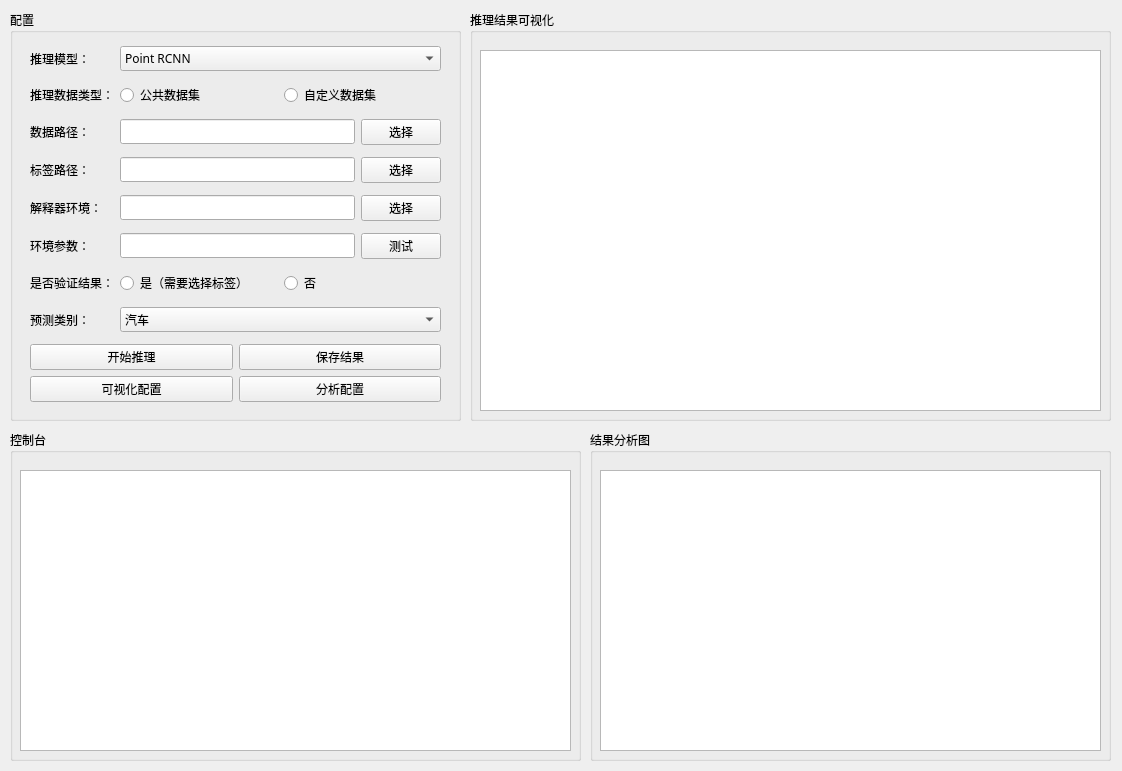
<?xml version="1.0" encoding="UTF-8"?>
<ui version="4.0">
 <class>Form</class>
 <widget class="QWidget" name="Form">
  <property name="geometry">
   <rect>
    <x>0</x>
    <y>0</y>
    <width>1122</width>
    <height>771</height>
   </rect>
  </property>
  <property name="windowTitle">
   <string>Form</string>
  </property>
  <widget class="QGroupBox" name="groupBox">
   <property name="geometry">
    <rect>
     <x>10</x>
     <y>430</y>
     <width>571</width>
     <height>331</height>
    </rect>
   </property>
   <property name="font">
    <font>
     <family>黑体</family>
    </font>
   </property>
   <property name="title">
    <string>控制台</string>
   </property>
   <widget class="QTextBrowser" name="textBrowser">
    <property name="geometry">
     <rect>
      <x>10</x>
      <y>40</y>
      <width>551</width>
      <height>281</height>
     </rect>
    </property>
   </widget>
  </widget>
  <widget class="QGroupBox" name="groupBox_2">
   <property name="geometry">
    <rect>
     <x>590</x>
     <y>430</y>
     <width>521</width>
     <height>331</height>
    </rect>
   </property>
   <property name="font">
    <font>
     <family>黑体</family>
    </font>
   </property>
   <property name="title">
    <string>结果分析图</string>
   </property>
   <widget class="QGraphicsView" name="graphicsView_2">
    <property name="geometry">
     <rect>
      <x>10</x>
      <y>40</y>
      <width>501</width>
      <height>281</height>
     </rect>
    </property>
   </widget>
  </widget>
  <widget class="QGroupBox" name="groupBox_3">
   <property name="geometry">
    <rect>
     <x>10</x>
     <y>10</y>
     <width>451</width>
     <height>411</height>
    </rect>
   </property>
   <property name="font">
    <font>
     <family>黑体</family>
    </font>
   </property>
   <property name="title">
    <string>配置</string>
   </property>
   <widget class="QWidget" name="gridLayoutWidget">
    <property name="geometry">
     <rect>
      <x>20</x>
      <y>30</y>
      <width>411</width>
      <height>376</height>
     </rect>
    </property>
    <layout class="QGridLayout" name="gridLayout">
     <item row="4" column="0">
      <widget class="QLabel" name="label_4">
       <property name="text">
        <string>解释器环境：</string>
       </property>
      </widget>
     </item>
     <item row="7" column="1">
      <widget class="QComboBox" name="comboBox_2">
       <item>
        <property name="text">
         <string>汽车</string>
        </property>
       </item>
       <item>
        <property name="text">
         <string>行人</string>
        </property>
       </item>
       <item>
        <property name="text">
         <string>单车</string>
        </property>
       </item>
      </widget>
     </item>
     <item row="7" column="0">
      <widget class="QLabel" name="label_7">
       <property name="text">
        <string>预测类别：</string>
       </property>
      </widget>
     </item>
     <item row="2" column="1">
      <layout class="QHBoxLayout" name="horizontalLayout_2">
       <item>
        <widget class="QLineEdit" name="lineEdit"/>
       </item>
       <item>
        <widget class="QPushButton" name="pushButton">
         <property name="text">
          <string>选择</string>
         </property>
        </widget>
       </item>
      </layout>
     </item>
     <item row="2" column="0">
      <widget class="QLabel" name="label_3">
       <property name="text">
        <string>数据路径：</string>
       </property>
      </widget>
     </item>
     <item row="1" column="1">
      <layout class="QHBoxLayout" name="horizontalLayout">
       <item>
        <widget class="QRadioButton" name="radioButton_2">
         <property name="text">
          <string>公共数据集</string>
         </property>
         <property name="autoExclusive">
          <bool>false</bool>
         </property>
        </widget>
       </item>
       <item>
        <widget class="QRadioButton" name="radioButton">
         <property name="text">
          <string>自定义数据集</string>
         </property>
         <property name="autoExclusive">
          <bool>false</bool>
         </property>
        </widget>
       </item>
      </layout>
     </item>
     <item row="3" column="1">
      <layout class="QHBoxLayout" name="horizontalLayout_4">
       <item>
        <widget class="QLineEdit" name="lineEdit_3"/>
       </item>
       <item>
        <widget class="QPushButton" name="pushButton_3">
         <property name="text">
          <string>选择</string>
         </property>
        </widget>
       </item>
      </layout>
     </item>
     <item row="0" column="0">
      <widget class="QLabel" name="label">
       <property name="text">
        <string>推理模型：</string>
       </property>
      </widget>
     </item>
     <item row="3" column="0">
      <widget class="QLabel" name="label_5">
       <property name="text">
        <string>标签路径：</string>
       </property>
      </widget>
     </item>
     <item row="6" column="1">
      <layout class="QHBoxLayout" name="horizontalLayout_7">
       <item>
        <widget class="QRadioButton" name="radioButton_4">
         <property name="text">
          <string>是（需要选择标签）</string>
         </property>
         <property name="autoExclusive">
          <bool>false</bool>
         </property>
        </widget>
       </item>
       <item>
        <widget class="QRadioButton" name="radioButton_3">
         <property name="text">
          <string>否</string>
         </property>
         <property name="autoExclusive">
          <bool>false</bool>
         </property>
        </widget>
       </item>
      </layout>
     </item>
     <item row="8" column="0" colspan="2">
      <layout class="QGridLayout" name="gridLayout_2">
       <item row="0" column="0">
        <widget class="QPushButton" name="pushButton_5">
         <property name="text">
          <string>开始推理</string>
         </property>
        </widget>
       </item>
       <item row="0" column="1">
        <widget class="QPushButton" name="pushButton_6">
         <property name="text">
          <string>保存结果</string>
         </property>
        </widget>
       </item>
       <item row="1" column="0">
        <widget class="QPushButton" name="pushButton_7">
         <property name="text">
          <string>可视化配置</string>
         </property>
        </widget>
       </item>
       <item row="1" column="1">
        <widget class="QPushButton" name="pushButton_8">
         <property name="text">
          <string>分析配置</string>
         </property>
        </widget>
       </item>
      </layout>
     </item>
     <item row="1" column="0">
      <widget class="QLabel" name="label_2">
       <property name="text">
        <string>推理数据类型：</string>
       </property>
      </widget>
     </item>
     <item row="0" column="1">
      <widget class="QComboBox" name="comboBox">
       <item>
        <property name="text">
         <string>Point RCNN</string>
        </property>
       </item>
       <item>
        <property name="text">
         <string>MV3D</string>
        </property>
       </item>
       <item>
        <property name="text">
         <string>YOLO</string>
        </property>
       </item>
      </widget>
     </item>
     <item row="4" column="1">
      <layout class="QHBoxLayout" name="horizontalLayout_5">
       <item>
        <widget class="QLineEdit" name="lineEdit_4"/>
       </item>
       <item>
        <widget class="QPushButton" name="pushButton_4">
         <property name="text">
          <string>选择</string>
         </property>
        </widget>
       </item>
      </layout>
     </item>
     <item row="6" column="0">
      <widget class="QLabel" name="label_6">
       <property name="text">
        <string>是否验证结果：</string>
       </property>
      </widget>
     </item>
     <item row="5" column="0">
      <widget class="QLabel" name="label_8">
       <property name="text">
        <string>环境参数：</string>
       </property>
      </widget>
     </item>
     <item row="5" column="1">
      <layout class="QHBoxLayout" name="horizontalLayout_3">
       <item>
        <widget class="QLineEdit" name="lineEdit_2"/>
       </item>
       <item>
        <widget class="QPushButton" name="pushButton_2">
         <property name="text">
          <string>测试</string>
         </property>
        </widget>
       </item>
      </layout>
     </item>
    </layout>
   </widget>
  </widget>
  <widget class="QGroupBox" name="groupBox_4">
   <property name="geometry">
    <rect>
     <x>470</x>
     <y>10</y>
     <width>641</width>
     <height>411</height>
    </rect>
   </property>
   <property name="font">
    <font>
     <family>黑体</family>
    </font>
   </property>
   <property name="title">
    <string>推理结果可视化</string>
   </property>
   <widget class="QGraphicsView" name="graphicsView">
    <property name="geometry">
     <rect>
      <x>10</x>
      <y>40</y>
      <width>621</width>
      <height>361</height>
     </rect>
    </property>
   </widget>
  </widget>
 </widget>
 <resources/>
 <connections/>
</ui>
